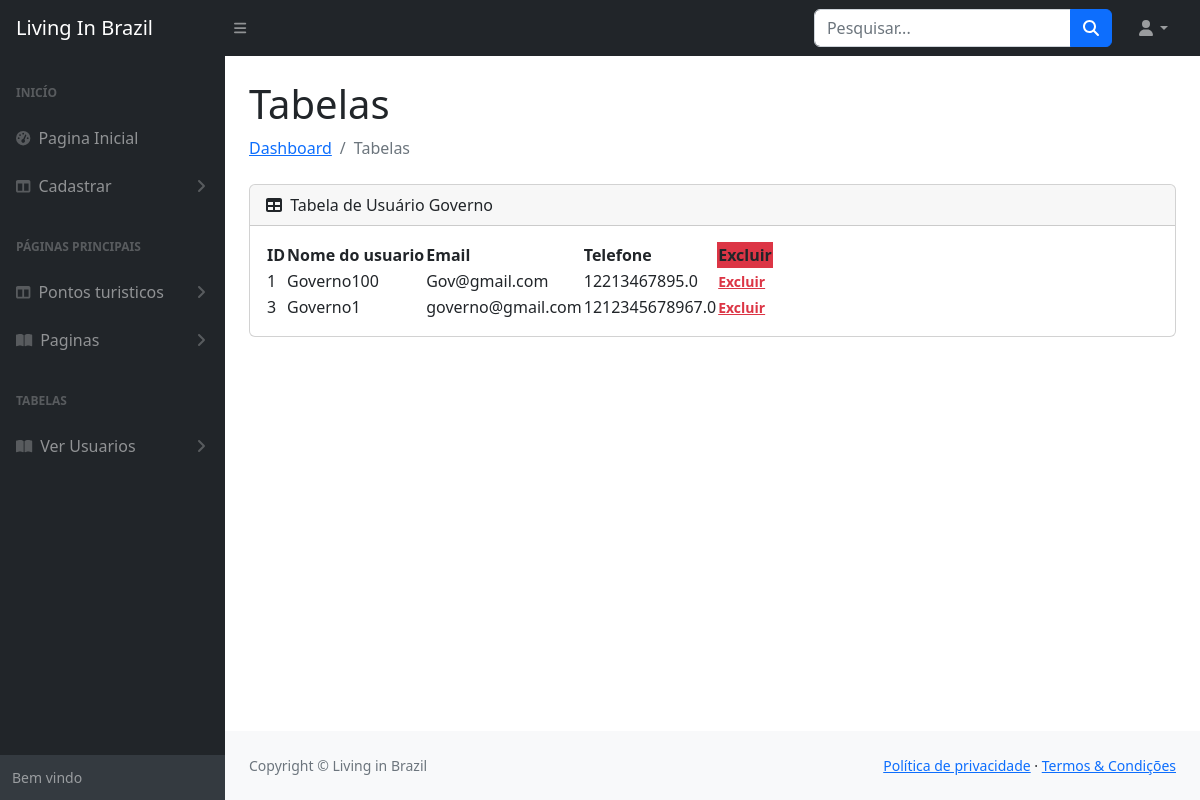
The page /tables/usuario_g (signed in) on the database its author committed.
### app_PP/models.py (models this page shows)
class Usuario_Governo(models.Model):
    gov_user = models.OneToOneField(User, on_delete=models.CASCADE)
    gov_id = models.AutoField(primary_key=True)
    gov_telefone = models.FloatField(validators=[telefone])
    gov_foto = models.ImageField(upload_to='imgs3/',blank = True, validators=[FileExtensionValidator(['jpg', 'jpeg', 'png', 'webp'], 'apenas imagens são aceitas')])

### app_PP/views.py (the view)
# urls.py: path('tables/usuario_g', tables_g, name='tables/usuario_g'),
def tables_g(request):
    if request.user.is_authenticated:
        Objetos = {
            'usuariosG': Usuario_Governo.objects.all(),
            'users': User.objects.all()
        }
        return render(request, 'usuarios/tables/usuario_g.html', Objetos)
    else:
        return redirect('login')

### app_PP/templates/usuarios/tables/usuario_g.html
{% extends 'base.html' %}
{% block content %}
<main>
    <div class="container-fluid px-4">
        <h1 class="mt-4">Tabelas</h1>
        <ol class="breadcrumb mb-4">
            <li class="breadcrumb-item"><a href="{% url 'home' %}">Dashboard</a></li>
            <li class="breadcrumb-item active">Tabelas</li>
        </ol>
        <div class="card mb-4">
            <div class="card-header">
                <i class="fas fa-table me-1"></i>
                Tabela de Usuário Governo
            </div>
            <div class="card-body">
                <table id="datatablesSimple">
                    <thead>
                        <tr>
                            <th>ID</th>
                            <th>Nome do usuario</th>
                            <th>Email</th>
                            <th>Telefone</th>
                            <th class="bg-danger" scope="col">Excluir</th>
                        </tr>
                    </thead>
                    <tbody>
                        {% for usuario4 in usuariosG %}
                        <tr>
                            <td scope="row">{{usuario4.gov_id}}</td>
                            {% for user in users %}
                                {%if usuario4.gov_user == user%}
                                <td>{{user.username}}</td>
                                <td>{{user.email}}</td>
                                {% endif %}
                            {% endfor %}
                            <td>{{usuario4.gov_telefone}}</td>
                            {% for user in users %}
                                {%if usuario4.gov_user == user%}
                                <td>
                                    <a class="small text-danger" href="{% url 'excluir_G' usuario4.gov_id %}"><b>Excluir</b></a>
                                </td>
                                {% endif %}
                            {% endfor %}
                        </tr>
                        {% endfor %}
                    </tbody>
                </table>
            </div>
        </div>
    </div>
</main>
{% endblock %}

### rows shown on the page
Usuario_Governo: gov_id "1", gov_telefone "12213467895.0"
Usuario_Governo: gov_id "3", gov_telefone "1212345678967.0"

### other values the page prints
{{ user.username }} "Governo100"
{{ user.email }} "Gov@gmail.com"
{{ user.username }} "Governo1"
{{ user.email }} "governo@gmail.com"
